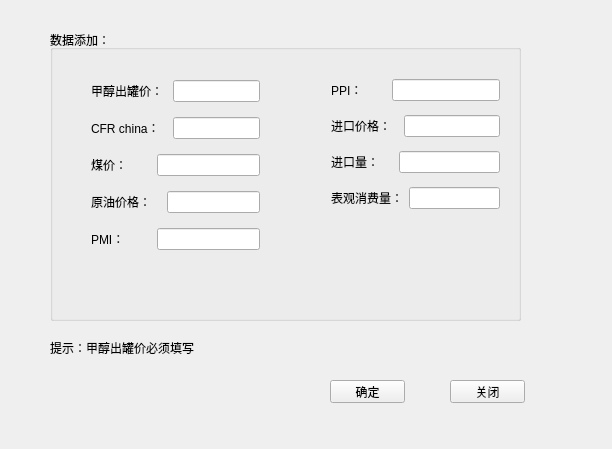
<?xml version="1.0" encoding="UTF-8"?>
<ui version="4.0">
 <class>onetextClass</class>
 <widget class="QWidget" name="onetextClass">
  <property name="geometry">
   <rect>
    <x>0</x>
    <y>0</y>
    <width>612</width>
    <height>449</height>
   </rect>
  </property>
  <property name="windowTitle">
   <string>onetext</string>
  </property>
  <widget class="QGroupBox" name="groupBox">
   <property name="geometry">
    <rect>
     <x>50</x>
     <y>30</y>
     <width>471</width>
     <height>291</height>
    </rect>
   </property>
   <property name="title">
    <string>数据添加：</string>
   </property>
   <widget class="QWidget" name="">
    <property name="geometry">
     <rect>
      <x>30</x>
      <y>30</y>
      <width>191</width>
      <height>211</height>
     </rect>
    </property>
    <layout class="QVBoxLayout" name="verticalLayout">
     <item>
      <layout class="QHBoxLayout" name="horizontalLayout_6">
       <item>
        <widget class="QLabel" name="label_2">
         <property name="text">
          <string>甲醇出罐价： </string>
         </property>
        </widget>
       </item>
       <item>
        <widget class="QLineEdit" name="lineEditadd1"/>
       </item>
      </layout>
     </item>
     <item>
      <layout class="QHBoxLayout" name="horizontalLayout_5">
       <item>
        <widget class="QLabel" name="label_3">
         <property name="text">
          <string>CFR china：  </string>
         </property>
        </widget>
       </item>
       <item>
        <widget class="QLineEdit" name="lineEditadd2"/>
       </item>
      </layout>
     </item>
     <item>
      <layout class="QHBoxLayout" name="horizontalLayout_4">
       <item>
        <widget class="QLabel" name="label_4">
         <property name="text">
          <string>煤价：       </string>
         </property>
        </widget>
       </item>
       <item>
        <widget class="QLineEdit" name="lineEditadd3"/>
       </item>
      </layout>
     </item>
     <item>
      <layout class="QHBoxLayout" name="horizontalLayout_3">
       <item>
        <widget class="QLabel" name="label_5">
         <property name="text">
          <string>原油价格：   </string>
         </property>
        </widget>
       </item>
       <item>
        <widget class="QLineEdit" name="lineEditadd4"/>
       </item>
      </layout>
     </item>
     <item>
      <layout class="QHBoxLayout" name="horizontalLayout_2">
       <item>
        <widget class="QLabel" name="label_6">
         <property name="text">
          <string>PMI：        </string>
         </property>
        </widget>
       </item>
       <item>
        <widget class="QLineEdit" name="lineEditadd5"/>
       </item>
      </layout>
     </item>
    </layout>
   </widget>
   <widget class="QWidget" name="">
    <property name="geometry">
     <rect>
      <x>270</x>
      <y>30</y>
      <width>191</width>
      <height>171</height>
     </rect>
    </property>
    <layout class="QVBoxLayout" name="verticalLayout_2">
     <item>
      <layout class="QHBoxLayout" name="horizontalLayout">
       <item>
        <widget class="QLabel" name="label_7">
         <property name="text">
          <string>PPI：       </string>
         </property>
        </widget>
       </item>
       <item>
        <widget class="QLineEdit" name="lineEditadd6"/>
       </item>
      </layout>
     </item>
     <item>
      <layout class="QHBoxLayout" name="horizontalLayout_7">
       <item>
        <widget class="QLabel" name="label_8">
         <property name="text">
          <string>进口价格：  </string>
         </property>
        </widget>
       </item>
       <item>
        <widget class="QLineEdit" name="lineEditadd7"/>
       </item>
      </layout>
     </item>
     <item>
      <layout class="QHBoxLayout" name="horizontalLayout_8">
       <item>
        <widget class="QLabel" name="label_9">
         <property name="text">
          <string>进口量：    </string>
         </property>
        </widget>
       </item>
       <item>
        <widget class="QLineEdit" name="lineEditadd8"/>
       </item>
      </layout>
     </item>
     <item>
      <layout class="QHBoxLayout" name="horizontalLayout_9">
       <item>
        <widget class="QLabel" name="label_10">
         <property name="text">
          <string>表观消费量：</string>
         </property>
        </widget>
       </item>
       <item>
        <widget class="QLineEdit" name="lineEditadd9"/>
       </item>
      </layout>
     </item>
    </layout>
   </widget>
  </widget>
  <widget class="QPushButton" name="pushButtonadd1">
   <property name="geometry">
    <rect>
     <x>330</x>
     <y>380</y>
     <width>75</width>
     <height>23</height>
    </rect>
   </property>
   <property name="text">
    <string>确定</string>
   </property>
  </widget>
  <widget class="QPushButton" name="pushButtonadd2">
   <property name="geometry">
    <rect>
     <x>450</x>
     <y>380</y>
     <width>75</width>
     <height>23</height>
    </rect>
   </property>
   <property name="text">
    <string>关闭</string>
   </property>
  </widget>
  <widget class="QLabel" name="label">
   <property name="geometry">
    <rect>
     <x>50</x>
     <y>340</y>
     <width>171</width>
     <height>16</height>
    </rect>
   </property>
   <property name="text">
    <string>提示：甲醇出罐价必须填写</string>
   </property>
   <property name="scaledContents">
    <bool>false</bool>
   </property>
  </widget>
 </widget>
 <layoutdefault spacing="6" margin="11"/>
 <resources/>
 <connections/>
</ui>
